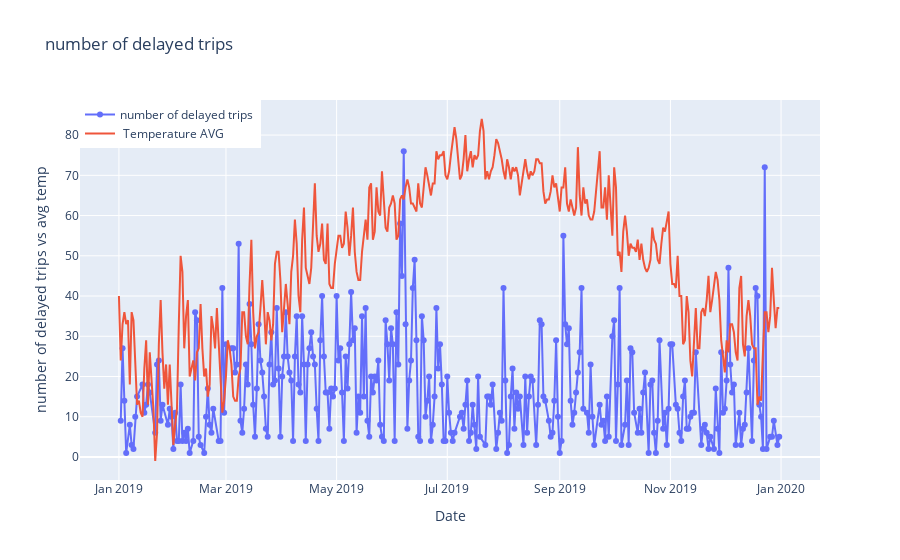

The notebook cell this image was saved under:
### Code cell
fig=go.Figure()
fig.add_trace(go.Scatter(x=df_pass_count1.index, y=df_pass_count1["Difference_in_Minutes"],
                    mode='lines+markers',
                    name='number of delayed trips '))
fig.add_trace(go.Scatter(x=df1.index, y=df1,mode='lines',
                    name=' Temperature AVG'))
fig.update_layout(title=" number of delayed trips ",
                 xaxis_title="Date",yaxis_title=" number of delayed trips vs avg temp",legend=dict(x=0,y=1,traceorder="normal"))

fig.show()

### Figure 1 — Plotly figure (JSON) as saved in the notebook; plotly's stock layout.template omitted (floating-point values rounded to 4 significant figures; data arrays with more than 128 entries replaced by an {"elided": "..."} marker saying what was removed)
{"data": [{"mode": "lines+markers", "name": "number of delayed trips ", "type": "scatter", "x": {"elided": "327 str values"}, "y": {"elided": "327 int values"}}, {"mode": "lines", "name": " Temperature AVG", "type": "scatter", "x": {"elided": "365 str values"}, "y": {"elided": "365 int values"}}], "layout": {"legend": {"traceorder": "normal", "x": 0, "y": 1}, "title": {"text": " number of delayed trips "}, "xaxis": {"title": {"text": "Date"}}, "yaxis": {"title": {"text": " number of delayed trips vs avg temp"}}}}
